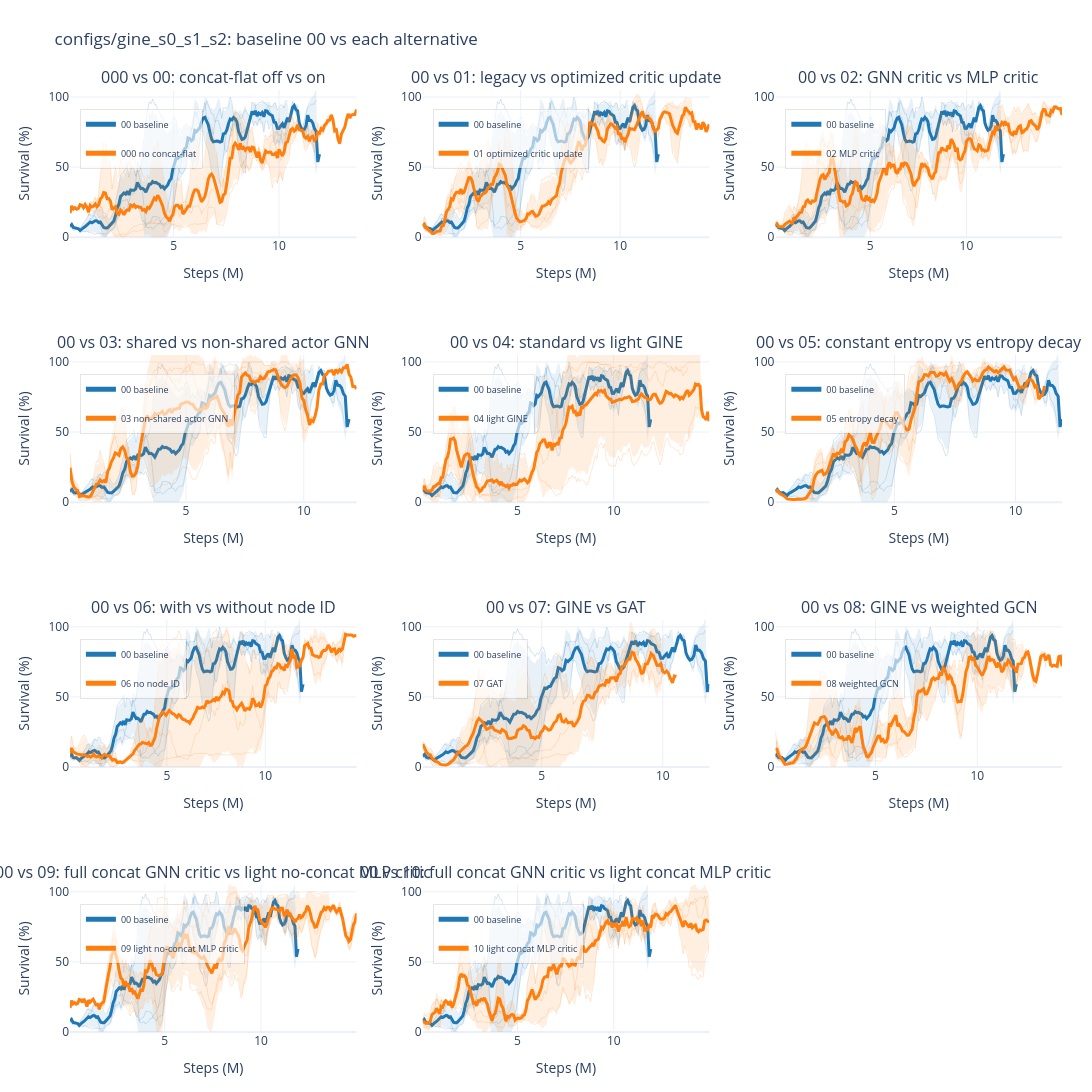

Here is the notebook cell this chart was saved with:
### Markdown cell above
## GINE Best Search 2

### Code cell
gine_best2_fig = wm.plot_gine_best2_baseline_comparisons()
gine_best2_fig
